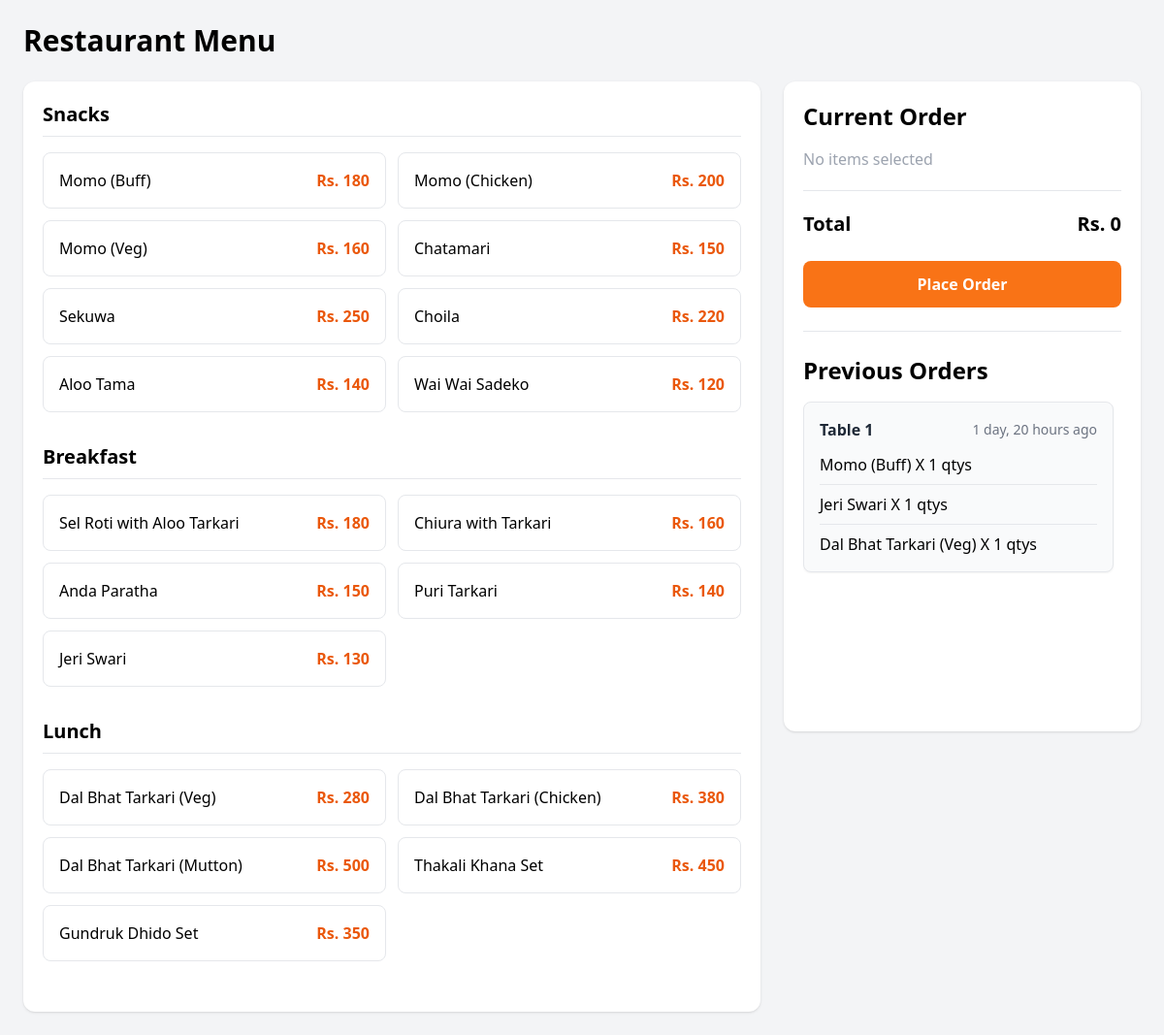
The app's page /orders/menu/15/ (signed in) with its own data.
### orders/models.py (models this page shows, shortened)
class Category(models.Model):
    name = models.CharField(max_length=150)
    class Meta:
        verbose_name_plural = 'Categories'
    def __str__(self):
        return self.name

class MenuItem(models.Model):
    class PRIORITY_CHOICES(models.TextChoices):
        HIGH = '3', 'High'
        MEDIUM = '2', 'Medium'
        LOW = '1', 'Low'
    category = models.ForeignKey(Category, on_delete=models.CASCADE, related_name='items')
    name = models.CharField(max_length=200)
    price = models.PositiveIntegerField()
    description = models.TextField(null = True, blank = True)
    default_priority = models.CharField(choices=PRIORITY_CHOICES, default=PRIORITY_CHOICES.MEDIUM, max_length=2)
    est_time = models.PositiveIntegerField(help_text="Write estimated preparation time in minutes", null=True, blank=True)
    station = models.ForeignKey(KitchenStation, on_delete=models.SET_NULL, null=True, related_name='items')
    def __str__(self):
        return self.name

class Order(models.Model):
    class ORDER_STATUS(models.TextChoices):
        PENDING = 'p', 'Pending'
        PARTIALLY_SERVED = 'ps', 'Partially Served'
        SERVED = 's', 'Served'
        BILLED = 'b', 'Billed'
    id = models.UUIDField(primary_key=True, default=uuid.uuid4, editable=False)
    table = models.ForeignKey(Table, on_delete=models.PROTECT, related_name='orders')
    status = models.CharField(max_length=2, choices=ORDER_STATUS, default=ORDER_STATUS.PENDING)
    created_at =  models.DateTimeField(auto_now_add=True)

class Table(models.Model):
    name = models.CharField(max_length=20)
    is_reserved = models.BooleanField(default=False, null=True)
    def __str__(self):
        return self.name

class OrderItem(models.Model):
    class ITEM_STATUS(models.TextChoices):
        PREPARING = 'p', 'Preparing'
        READY = 'r', 'Ready'
        SERVED = 's', 'Served'
    order = models.ForeignKey(Order, on_delete=models.PROTECT, related_name='items')
    menu_item = models.ForeignKey(MenuItem, on_delete=models.PROTECT, related_name='order_items')
    price = models.PositiveIntegerField()
    quantity = models.PositiveIntegerField(default=1)
    status = models.CharField(choices=ITEM_STATUS, max_length=2, default=ITEM_STATUS.PREPARING)
    priority = models.CharField(choices= MenuItem.PRIORITY_CHOICES, default=MenuItem.PRIORITY_CHOICES.MEDIUM, max_length=2)
    def __str__(self):
        return f"{self.menu_item} X {self.quantity} qtys"

### orders/views.py (the view, shortened to what this page needs)
# urls.py: path("menu/<table_id>/", views.menu_view, name="menu_view_url"),
@role_required([User.ROLE_CHOICES.WAITER])
def menu_view(request, table_id):
    categories = Category.objects.all()
    orders = Order.objects.filter(table_id=table_id).exclude(status=Order.ORDER_STATUS.BILLED).order_by('-created_at')
    return render(request, 'orders/menu.html',{
        'categories': categories,
        'table_id': table_id ,
        'orders': orders
    })

### orders/templates/orders/menu.html (shortened to what this page needs)
{% load humanize %}
<html lang="en">
  <head>
    <script src="https://cdn.tailwindcss.com"></script>
  </head>
<body class="bg-gray-100">
<div class="max-w-7xl mx-auto p-6">
    <h1 class="text-3xl font-bold mb-6">
        Restaurant Menu
    </h1>
    <div class="grid grid-cols-1 lg:grid-cols-3 gap-6">
        <div class="lg:col-span-2 bg-white rounded-xl shadow p-5">
            {% for category in categories %}
            <div class="mb-8">
                <h2 class="text-xl font-bold border-b pb-2 mb-4">
                    {{ category }}
                </h2>
                <div class="grid md:grid-cols-2 gap-3">
                    {% for item in category.items.all %}
                    <div
                        class="menu-item cursor-pointer border rounded-lg p-4 hover:bg-orange-100 hover:border-orange-400 transition"
                        data-id="{{ item.id }}"
                        data-name="{{ item.name }}"
                        data-price="{{ item.price }}"
                    >
                        <div class="flex justify-between items-center">
                            <span class="font-medium">
                                {{ item.name }}
                            </span>
                            <span class="font-bold text-orange-600">
                                Rs. {{ item.price }}
                            </span>
                        </div>
                    </div>
                    {% endfor %}
                </div>
            </div>
            {% endfor %}
        </div>
        <form class="bg-white rounded-xl shadow p-5 sticky top-5 h-fit" method="post">
            <h2 class="text-2xl font-bold mb-4">
                Current Order
            </h2>
            <div id="selected-menu-items" class="space-y-3">
                <p class="text-gray-400">
                    No items selected
                </p>
            </div>
            <hr class="my-5">
            <div class="flex justify-between text-xl font-bold">
                <span>Total</span>
                <span id="total-price">
                    Rs. 0
                </span>
            </div>
            <button id = "place-order-btn"
                class="mt-6 w-full bg-orange-500 hover:bg-orange-600 text-white py-3 rounded-lg font-semibold"
            >
                Place Order
            </button>
<hr class="my-6">
<h2 class="text-2xl font-bold mb-4">
    Previous Orders
</h2>
<div class="max h-80 overflow-y-auto pr-2 space-y-4">
    {% if orders %}
        {% for order in orders %}
            <div class="bg-gray-50 border rounded-lg p-4 shadow-sm">
                <div class="flex justify-between items-center mb-3">
                    <span class="font-semibold text-gray-800">
                         {{ order.table }}
                    </span>
                    <span class="text-sm text-gray-500">
                        {{ order.created_at|naturaltime }}
                    </span>
                </div>
                <ul class="space-y-2">
                    {% for item in order.items.all %}
                        <li class="border-b last:border-b-0 pb-2 last:pb-0">
                            {{ item }}
                        </li>
                    {% endfor %}
                </ul>
            </div>
        {% endfor %}
    {% else %}
        <p class="text-gray-400">No previous orders.</p>
    {% endif %}
</div>
        </form>
    </div>
</div>
</body>
</html>

### records on screen
Category: name "Snacks"
MenuItem: name "Momo (Buff)", price "180"
MenuItem: name "Momo (Chicken)", price "200"
MenuItem: name "Momo (Veg)", price "160"
MenuItem: name "Chatamari", price "150"
MenuItem: name "Sekuwa", price "250"
MenuItem: name "Choila", price "220"
MenuItem: name "Aloo Tama", price "140"
MenuItem: name "Wai Wai Sadeko", price "120"
Category: name "Breakfast"
MenuItem: name "Sel Roti with Aloo Tarkari", price "180"
MenuItem: name "Chiura with Tarkari", price "160"
MenuItem: name "Anda Paratha", price "150"
MenuItem: name "Puri Tarkari", price "140"
MenuItem: name "Jeri Swari", price "130"
Category: name "Lunch"
MenuItem: name "Dal Bhat Tarkari (Veg)", price "280"
MenuItem: name "Dal Bhat Tarkari (Chicken)", price "380"
MenuItem: name "Dal Bhat Tarkari (Mutton)", price "500"
MenuItem: name "Thakali Khana Set", price "450"
MenuItem: name "Gundruk Dhido Set", price "350"
Order: table "Table 1", created_at "1 day, 20 hours ago"
OrderItem: menu_item+quantity "Momo (Buff) X 1 qtys"
OrderItem: menu_item+quantity "Jeri Swari X 1 qtys"
OrderItem: menu_item+quantity "Dal Bhat Tarkari (Veg) X 1 qtys"
